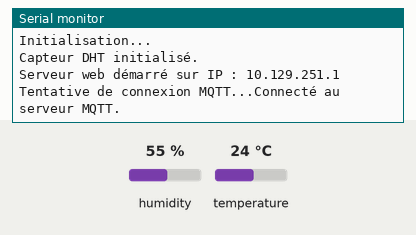
A sketch run on a simulated Arduino Uno, built with avr-gcc and run on an emulated ATmega328P. On the bench: the last lines printed to the serial monitor. Inputs (shaded band) come from the test bench; at power-on: temperature 24 °C, humidity 55 %. WiFi joins after 1.5 s; servers stay silent unless stated; random numbers use the default seed unless the sketch sets one; no MQTT or app messages arrive unless stated.

Above: at 2.2 s.
2.3 s: temperature set to 12 °C
At 5.7 s:
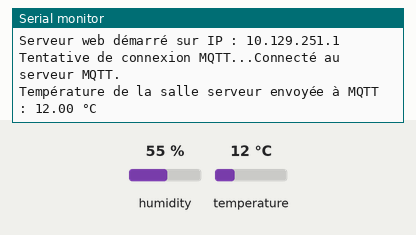
11.5 s: temperature set to 19 °C
At 16.4 s:
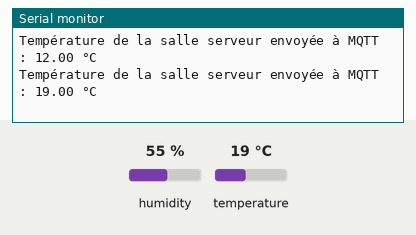

Measured:
- after the input at 2.3 s, the serial monitor: prints a new line after 2.7 s (image 1)
- after the input at 11.5 s, the serial monitor: prints a new line after 3.6 s (image 2)

The sketch:

Script_DHT11_2.ino
```cpp
#include <DHT.h>
#include <SPI.h>
#include <Ethernet.h>
#include <PubSubClient.h> // Inclure la bibliothèque MQTT

// Configuration du DHT11
#define DHTPIN 3                  // Définition de la broche de connexion du capteur DHT11
#define DHTTYPE DHT11             // Définition du type de capteur (DHT11)
DHT dht(DHTPIN, DHTTYPE);         // Initialisation du capteur DHT11

// Configuration du réseau Ethernet
byte mac[] = { 0xA8, 0x61, 0x0A, 0xAE, 0x6F, 0x4D }; // Adresse MAC unique pour l’Ethernet Shield
IPAddress ip(10, 129, 251, 1);                       // Adresse IP de l’Arduino
IPAddress webServerIP(10, 129, 251, 1);              // Adresse IP du serveur web

// Configuration du client Ethernet
EthernetClient ethernetClient; // Client Ethernet pour se connecter à MQTT

// Configuration du client MQTT
IPAddress mqttServer(10, 129, 251, 253); // Adresse IP du serveur MQTT
const int mqttPort = 1883;               // Port par défaut du serveur MQTT
PubSubClient clientMQTT(ethernetClient); // Initialisation du client MQTT avec EthernetClient

// Configuration du serveur web
EthernetServer server(1904);             // Serveur web sur le port 1904

// Dernière température mesurée
float lastTemperature = 0.0;

// Variables pour contrôler la fréquence des mises à jour MQTT
unsigned long lastMQTTSendTime = 0;  // Temps de la dernière publication MQTT
const unsigned long mqttInterval = 5000; // Intervalle entre chaque publication (5 secondes)

void setup() {
  Serial.begin(9600);            // Initialisation de la communication série pour le débogage
  Serial.println("Initialisation...");
  dht.begin();                   // Initialisation du capteur DHT11
  Serial.println("Capteur DHT initialisé.");

  // Initialisation de l’Ethernet Shield avec l'adresse MAC et l'adresse IP
  Ethernet.begin(mac, ip);
  delay(1000);

  // Afficher l'adresse IP de l'Arduino
  server.begin();
  Serial.print("Serveur web démarré sur IP : ");
  Serial.println(Ethernet.localIP());   // Affichage de l'adresse IP du serveur dans le moniteur série

  // Configurer le client MQTT
  clientMQTT.setServer(mqttServer, mqttPort);
}

void loop() {
  // Assurez-vous que la connexion MQTT est active
  if (!clientMQTT.connected()) {
    reconnectMQTT(); // Reconnexion au serveur MQTT si nécessaire
  }
  clientMQTT.loop(); // Maintenir la connexion avec le serveur MQTT

  // Vérifiez si le temps d'envoyer les données au MQTT est atteint
  if (millis() - lastMQTTSendTime > mqttInterval) {
    sendTemperatureToMQTT(); // Envoyer la température au serveur MQTT
    lastMQTTSendTime = millis();
  }
}

// Fonction pour envoyer la température au serveur MQTT
void sendTemperatureToMQTT() {
  // Lecture de la température depuis le capteur DHT11
  float temp = dht.readTemperature();

  if (!isnan(temp)) {
    lastTemperature = temp; // Stocker la dernière température valide

    // Convertir la température en chaîne
    char tempStr[8];
    dtostrf(temp, 1, 2, tempStr);

    // Publier la température sur le serveur MQTT
    if (clientMQTT.publish("temp", tempStr)) {
      Serial.println("Température de la salle serveur envoyée à MQTT : " + String(temp) + " °C");
    } else {
      Serial.println("Erreur lors de l'envoi de la température.");
    }
  } else {
    Serial.println("Échec de la lecture du capteur DHT11 !");
  }
}

// Fonction pour reconnecter le client MQTT si déconnecté
void reconnectMQTT() {
  while (!clientMQTT.connected()) {
    Serial.print("Tentative de connexion MQTT...");
    String clientId = "arduinoClient-";
    clientId += String(random(0xffff), HEX);
    if (clientMQTT.connect(clientId.c_str())) {
      Serial.println("Connecté au serveur MQTT.");
    } else {
      Serial.print("Échec de la connexion, état : ");
      Serial.println(clientMQTT.state());
      delay(5000); // Attente avant de réessayer
    }
  }
}

// Fonction pour gérer les requêtes HTTP et afficher une interface web
void handleWebServer() {
  EthernetClient client = server.available(); // Vérifie si un client est connecté
  if (client) {
    Serial.println("Nouvelle connexion HTTP.");
    String request = "";

    // Lire la requête du client
    while (client.connected()) {
      if (client.available()) {
        char c = client.read();
        request += c;

        // Détecte la fin de la requête HTTP
        if (c == '\n' && request.endsWith("\r\n\r\n")) {
          // Prépare la réponse HTTP avec une interface web simple
          client.println("HTTP/1.1 200 OK");
          client.println("Content-Type: text/html");
          client.println("Connection: close");
          client.println();

          // Contenu HTML
          client.println("<!DOCTYPE html>");
          client.println("<html>");
          client.println("<head>");
          client.println("<title>Température Salle Serveur</title>");
          client.println("<style>");
          client.println("body { font-family: Arial, sans-serif; text-align: center; margin: 50px; }");
          client.println(".temperature { font-size: 48px; color: #333; }");
          client.println("</style>");
          client.println("</head>");
          client.println("<body>");
          client.println("<h1>Température Salle Serveur</h1>");
          client.println("<p class='temperature'>Température actuelle : 24°C</p>");


          break; // Arrête la lecture une fois que la réponse est envoyée
        }
      }
    }
    delay(1); // Pause pour s'assurer que le client reçoit toutes les données
    client.stop(); // Fermer la connexion avec le client
    Serial.println("Client déconnecté.");
  }
}
```
